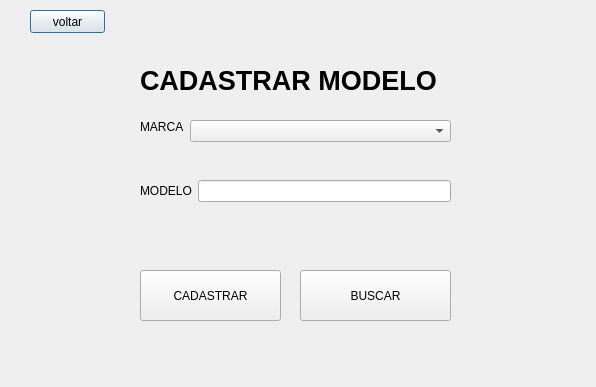
<?xml version="1.0" encoding="UTF-8"?>
<ui version="4.0">
 <class>TelaInicioModelo</class>
 <widget class="QDialog" name="TelaInicioModelo">
  <property name="geometry">
   <rect>
    <x>0</x>
    <y>0</y>
    <width>596</width>
    <height>387</height>
   </rect>
  </property>
  <property name="windowTitle">
   <string>Dialog</string>
  </property>
  <widget class="QPushButton" name="voltar">
   <property name="geometry">
    <rect>
     <x>30</x>
     <y>10</y>
     <width>75</width>
     <height>23</height>
    </rect>
   </property>
   <property name="text">
    <string>voltar</string>
   </property>
  </widget>
  <widget class="QLabel" name="label">
   <property name="geometry">
    <rect>
     <x>140</x>
     <y>60</y>
     <width>311</width>
     <height>41</height>
    </rect>
   </property>
   <property name="font">
    <font>
     <family>Arial</family>
     <pointsize>20</pointsize>
     <weight>75</weight>
     <bold>true</bold>
    </font>
   </property>
   <property name="text">
    <string>CADASTRAR MODELO</string>
   </property>
  </widget>
  <widget class="QWidget" name="layoutWidget">
   <property name="geometry">
    <rect>
     <x>140</x>
     <y>180</y>
     <width>311</width>
     <height>22</height>
    </rect>
   </property>
   <layout class="QHBoxLayout" name="horizontalLayout_2">
    <item>
     <widget class="QLabel" name="label_Descrcao">
      <property name="text">
       <string>MODELO</string>
      </property>
     </widget>
    </item>
    <item>
     <widget class="QLineEdit" name="lineEdit_Descricao"/>
    </item>
   </layout>
  </widget>
  <widget class="QComboBox" name="comboBox_Marca">
   <property name="geometry">
    <rect>
     <x>190</x>
     <y>120</y>
     <width>261</width>
     <height>22</height>
    </rect>
   </property>
  </widget>
  <widget class="QLabel" name="label_Marca">
   <property name="geometry">
    <rect>
     <x>140</x>
     <y>120</y>
     <width>47</width>
     <height>13</height>
    </rect>
   </property>
   <property name="text">
    <string>MARCA</string>
   </property>
  </widget>
  <widget class="QPushButton" name="pushButtonINCLUIR">
   <property name="geometry">
    <rect>
     <x>140</x>
     <y>270</y>
     <width>141</width>
     <height>51</height>
    </rect>
   </property>
   <property name="text">
    <string>CADASTRAR</string>
   </property>
  </widget>
  <widget class="QPushButton" name="pushButton_LISTAR">
   <property name="geometry">
    <rect>
     <x>300</x>
     <y>270</y>
     <width>151</width>
     <height>51</height>
    </rect>
   </property>
   <property name="text">
    <string>BUSCAR</string>
   </property>
  </widget>
 </widget>
 <resources/>
 <connections/>
</ui>
